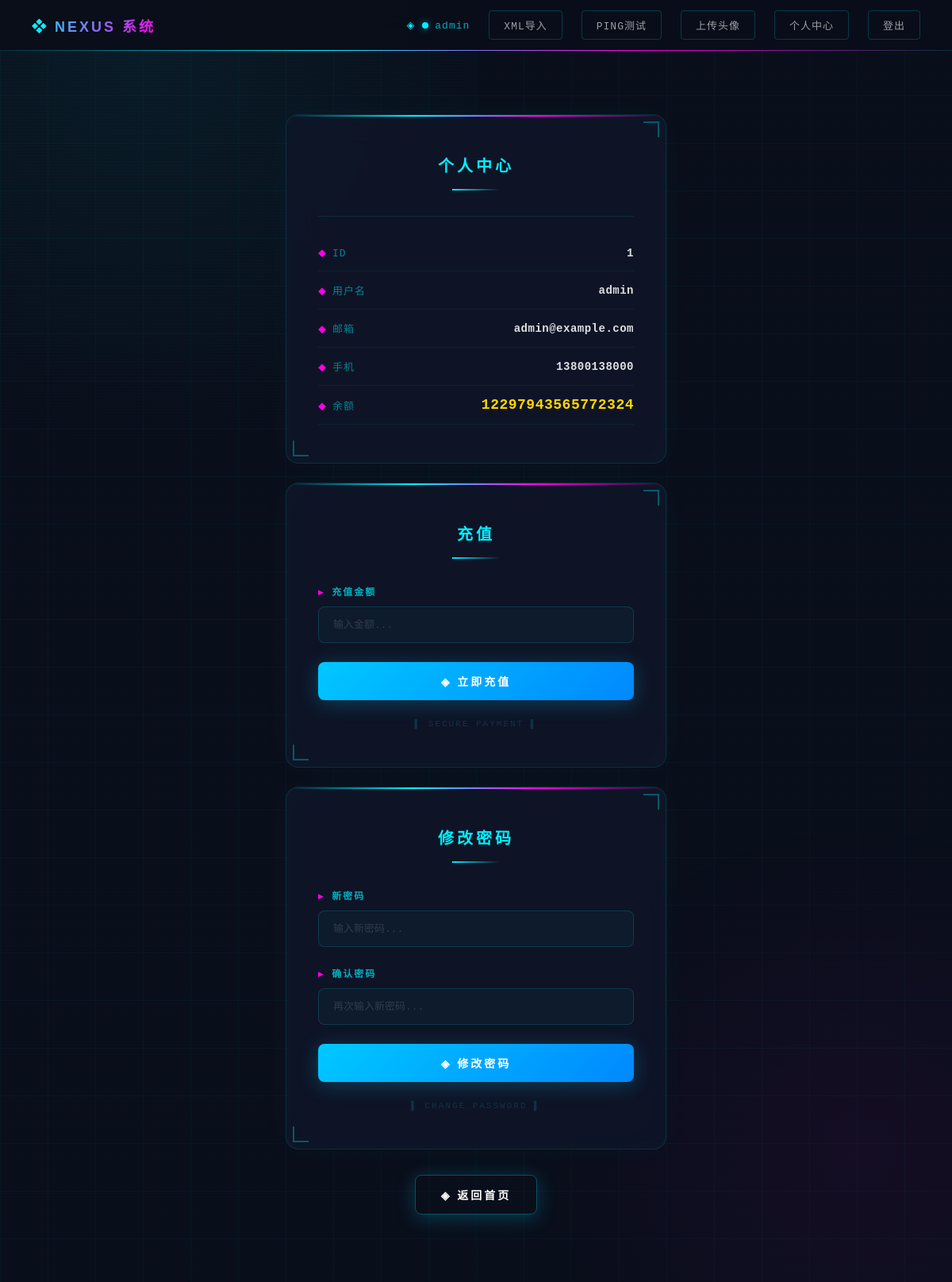
Page /profile (signed in) on the earlier database version.
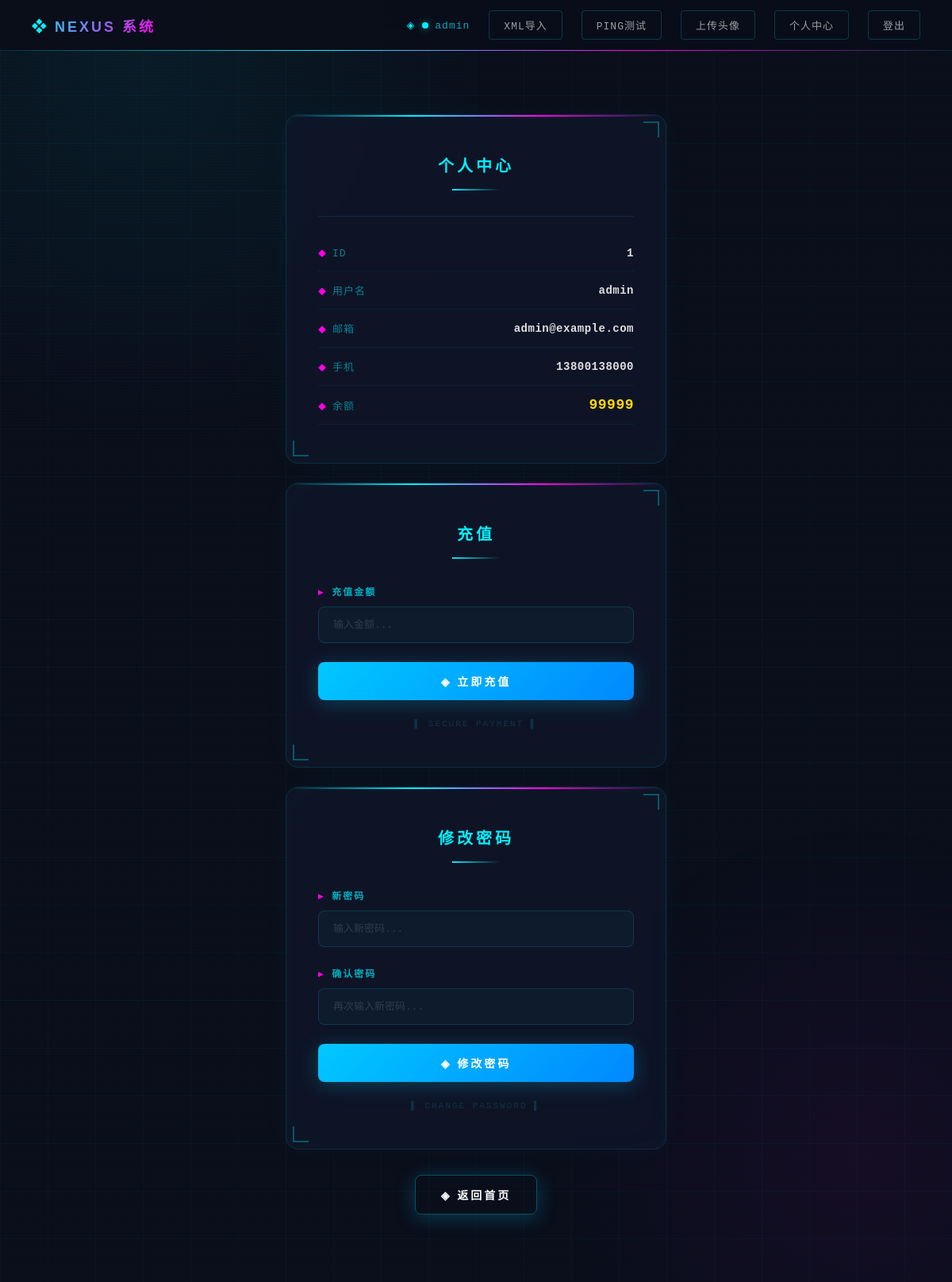
Same page on the later database version.
### tables this page shows
CREATE TABLE users (id INTEGER PRIMARY KEY AUTOINCREMENT, username TEXT UNIQUE, password TEXT, email TEXT, phone TEXT, balance INTEGER DEFAULT 0);

### app.py (the view)
@app.route("/profile")
def profile():
    if "username" not in session:
        return redirect("/login")
    username = session.get("username")
    user_data = _get_user_data(username)
    return render_template("profile.html", user=user_data)

### app.py (called while the page is built)
@app.after_request
def add_security_headers(response):
    response.headers["X-Content-Type-Options"] = "nosniff"
    response.headers["X-Frame-Options"] = "DENY"
    response.headers["X-XSS-Protection"] = "1; mode=block"
    response.headers["Content-Security-Policy"] = "default-src 'self'; style-src 'self' 'unsafe-inline'; img-src 'self' data:;"
    response.headers["Referrer-Policy"] = "strict-origin-when-cross-origin"
    return response

@app.before_request
def ensure_csrf_token():
    if 'csrf_token' not in session:
        session['csrf_token'] = secrets.token_hex(16)

def _get_user_data(username):
    if not username:
        return None
    conn = sqlite3.connect(DB_PATH)
    c = conn.cursor()
    c.execute("SELECT id, username, email, phone, balance FROM users WHERE username=?", (username,))
    row = c.fetchone()
    conn.close()
    if row:
        return {
            "id": row[0],
            "username": row[1],
            "email": row[2],
            "phone": row[3],
            "balance": row[4]
        }
    return None

### templates/profile.html (shortened to what this page needs)
{% extends "base.html" %}
{% block content %}
    {% if user %}
        <div class="card">
            <div class="corner-bot-left"></div>
            <h2 class="card-title">个人中心</h2>
            <div class="user-info">
                <div class="info-item">
                    <span class="info-label">ID</span>
                    <span class="info-value">{{ user.id }}</span>
                </div>
                <div class="info-item">
                    <span class="info-label">用户名</span>
                    <span class="info-value">{{ user.username }}</span>
                </div>
                <div class="info-item">
                    <span class="info-label">邮箱</span>
                    <span class="info-value">{{ user.email }}</span>
                </div>
                <div class="info-item">
                    <span class="info-label">手机</span>
                    <span class="info-value">{{ user.phone }}</span>
                </div>
                <div class="info-item">
                    <span class="info-label">余额</span>
                    <span class="info-value" style="color:#ffd700;font-size:18px;">{{ user.balance }}</span>
                </div>
            </div>
        </div>
        <div class="card">
            <div class="corner-bot-left"></div>
            <h2 class="card-title">充值</h2>
            <form method="POST" action="/recharge" class="form">
                <div class="form-group">
                    <label for="amount">充值金额</label>
                    <input type="number" id="amount" name="amount" class="form-input" placeholder="输入金额..." min="1" required>
                </div>
                <button type="submit" class="btn btn-primary btn-block">◈ 立即充值</button>
            </form>
            <div class="terminal-line">
                <span class="blink">▌</span> SECURE PAYMENT <span class="blink">▌</span>
            </div>
        </div>
        <div class="card">
            <div class="corner-bot-left"></div>
            <h2 class="card-title">修改密码</h2>
            <form method="POST" action="/change-password" class="form">
                <div class="form-group">
                    <label for="new_password">新密码</label>
                    <input type="password" id="new_password" name="new_password" class="form-input" placeholder="输入新密码..." required>
                </div>
                <div class="form-group">
                    <label for="confirm_password">确认密码</label>
                    <input type="password" id="confirm_password" name="confirm_password" class="form-input" placeholder="再次输入新密码..." required>
                </div>
                <button type="submit" class="btn btn-primary btn-block">◈ 修改密码</button>
            </form>
            <div class="terminal-line">
                <span class="blink">▌</span> CHANGE PASSWORD <span class="blink">▌</span>
            </div>
        </div>
        <div class="card-actions">
            <a href="/" class="btn btn-primary" style="background:transparent;border:1px solid rgba(0,240,255,0.3);">◈ 返回首页</a>
        </div>
    {% endif %}
{% endblock %}

### templates/base.html (shortened to what this page needs)
<!DOCTYPE html>
<html lang="zh-CN">
<head>
    <link rel="stylesheet" href="/static/css/style.css">
</head>
<body>
    <div class="ambient-glow-2"></div>
    <div class="scanlines"></div>
    <nav class="navbar">
        <div class="nav-brand">NEXUS 系统</div>
        <div class="nav-menu">
            {% if session.get("username") %}
                <span class="nav-welcome"><span class="status-dot"></span>{{ session["username"] }}</span>
                <a href="/xml-import" class="nav-link">XML导入</a>
                <a href="/ping" class="nav-link">Ping测试</a>
                <a href="/upload" class="nav-link">上传头像</a>
                <a href="/profile" class="nav-link">个人中心</a>
                <a href="/logout" class="nav-link">登出</a>
            {% else %}
                <a href="/register" class="nav-link">注册</a>
                <a href="/login" class="nav-link">登录</a>
            {% endif %}
        </div>
    </nav>
    <main class="container">
        {% block content %}{% endblock %}
    </main>
</body>
</html>

Differences in the rows shown:
changed users "admin": balance "12297943565772324" → "99999"
